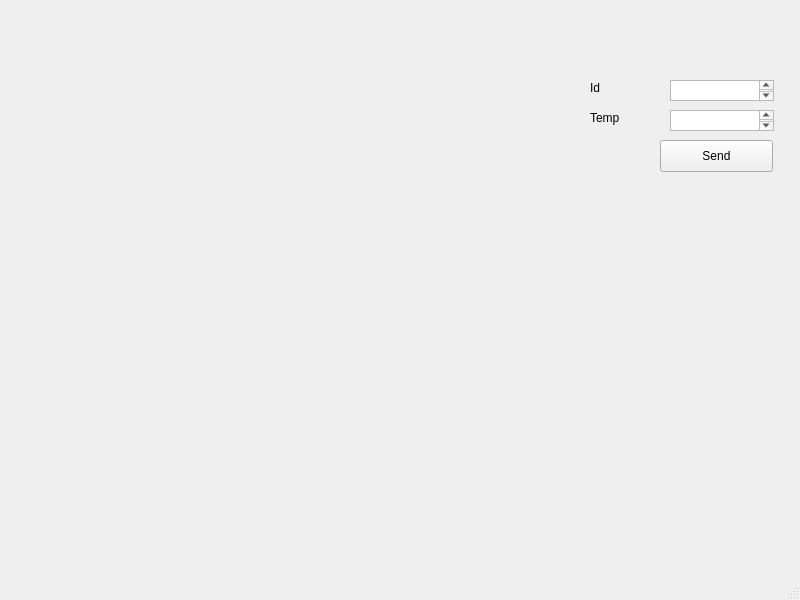
<?xml version="1.0" encoding="UTF-8"?>
<ui version="4.0">
 <class>MainWindow</class>
 <widget class="QMainWindow" name="MainWindow">
  <property name="geometry">
   <rect>
    <x>0</x>
    <y>0</y>
    <width>800</width>
    <height>600</height>
   </rect>
  </property>
  <property name="windowTitle">
   <string>MainWindow</string>
  </property>
  <widget class="QWidget" name="centralwidget">
   <widget class="QPushButton" name="pushButton">
    <property name="geometry">
     <rect>
      <x>660</x>
      <y>140</y>
      <width>113</width>
      <height>32</height>
     </rect>
    </property>
    <property name="text">
     <string>Send</string>
    </property>
   </widget>
   <widget class="QTextEdit" name="teTemp">
    <property name="geometry">
     <rect>
      <x>670</x>
      <y>110</y>
      <width>104</width>
      <height>21</height>
     </rect>
    </property>
   </widget>
   <widget class="QTextEdit" name="teID">
    <property name="geometry">
     <rect>
      <x>670</x>
      <y>80</y>
      <width>104</width>
      <height>21</height>
     </rect>
    </property>
   </widget>
   <widget class="QLabel" name="label">
    <property name="geometry">
     <rect>
      <x>590</x>
      <y>80</y>
      <width>59</width>
      <height>16</height>
     </rect>
    </property>
    <property name="text">
     <string>Id</string>
    </property>
   </widget>
   <widget class="QLabel" name="label_2">
    <property name="geometry">
     <rect>
      <x>590</x>
      <y>110</y>
      <width>59</width>
      <height>16</height>
     </rect>
    </property>
    <property name="text">
     <string>Temp</string>
    </property>
   </widget>
  </widget>
  <widget class="QMenuBar" name="menubar">
   <property name="geometry">
    <rect>
     <x>0</x>
     <y>0</y>
     <width>800</width>
     <height>22</height>
    </rect>
   </property>
  </widget>
  <widget class="QStatusBar" name="statusbar"/>
 </widget>
 <resources/>
 <connections/>
</ui>
